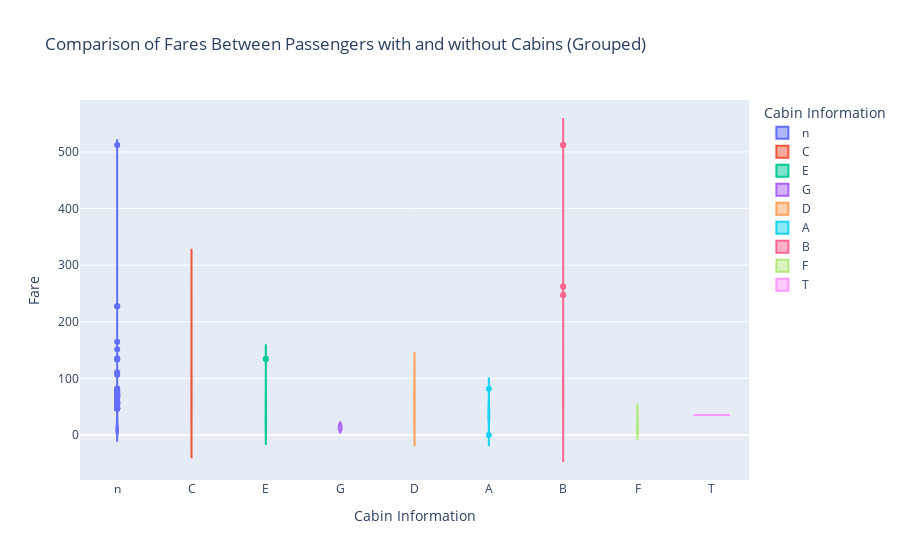

Notebook code for this chart:
### Code cell
# building a violin plot
fig = px.violin(df, x="Cabin_Group", y="Fare", color="Cabin_Group",
                title="Comparison of Fares Between Passengers with and without Cabins (Grouped)",
                labels={"Cabin_Group": "Cabin Information", "Fare": "Fare"},
                hover_name="Name")
fig.show()

### Figure 1 — Plotly figure (JSON) as saved in the notebook; plotly's stock layout.template omitted (floating-point values rounded to 4 significant figures; data arrays with more than 128 entries replaced by an {"elided": "..."} marker saying what was removed)
{"data": [{"alignmentgroup": "True", "box": {"visible": false}, "hovertemplate": "<b>%{hovertext}</b><br><br>Cabin Information=%{x}<br>Fare=%{y}<extra></extra>", "hovertext": {"elided": "687 str values"}, "legendgroup": "n", "marker": {"color": "#636efa"}, "name": "n", "offsetgroup": "n", "orientation": "v", "scalegroup": "True", "showlegend": true, "type": "violin", "x": {"elided": "687 str values"}, "x0": " ", "xaxis": "x", "y": {"elided": "687 float values"}, "y0": " ", "yaxis": "y"}, {"alignmentgroup": "True", "box": {"visible": false}, "hovertemplate": "<b>%{hovertext}</b><br><br>Cabin Information=%{x}<br>Fare=%{y}<extra></extra>", "hovertext": ["Cumings, Mrs. John Bradley (Florence Briggs Thayer)", "Futrelle, Mrs. Jacques Heath (Lily May Peel)", "Bonnell, Miss. Elizabeth", "Fortune, Mr. Charles Alexander", "Woolner, Mr. Hugh", "Harris, Mr. Henry Birkhardt", "Fortune, Miss. Mabel Helen", "Porter, Mr. Walter Chamberlain", "Futrelle, Mr. Jacques Heath", "Pears, Mrs. Thomas (Edith Wearne)", "Isham, Miss. Ann Elizabeth", "Hoyt, Mr. Frederick Maxfield", "Harris, Mrs. Henry Birkhardt (Irene Wallach)", "Minahan, Dr. William Edward", "Stead, Mr. William Thomas", "Graham, Mrs. William Thompson (Edith Junkins)", "Bissette, Miss. Amelia", "Natsch, Mr. Charles H", "Allison, Miss. Helen Loraine", "Saalfeld, Mr. Adolphe", "Allison, Master. Hudson Trevor", "Penasco y Castellana, Mrs. Victor de Satode (Maria Josefa Perez de Soto y Vallejo)", "Hays, Miss. Margaret Bechstein", "Wick, Miss. Mary Natalie", "Young, Miss. Marie Grice", "Partner, Mr. Austen", "Graham, Mr. George Edward", "Pears, Mr. Thomas Clinton", "Fortune, Miss. Alice Elizabeth", "Williams-Lambert, Mr. Fletcher Fellows", "Widener, Mr. Harry Elkins", "Minahan, Miss. Daisy E", "Bjornstrom-Steffansson, Mr. Mauritz Hakan", "Fortune, Mr. Mark", "Peuchen, Major. Arthur Godfrey", "Foreman, Mr. Benjamin Laventall", "Goldenberg, Mr. Samuel L", "Hoyt, Mrs. Frederick Maxfield (Jane Anne Forby)", "Molson, Mr. Harry Markland", "Allison, Mrs. Hudson J C (Bessie Waldo Daniels)", "Penasco y Castellana, Mr. Victor de Satode", "Farthing, Mr. John", "Douglas, Mr. Walter Donald", "Thayer, Mr. John Borland Jr", "Appleton, Mrs. Edward Dale (Charlotte Lamson)", "Thayer, Mrs. John Borland (Marian Longstreth Morris)", "Shutes, Miss. Elizabeth W", "Taylor, Mrs. Elmer Zebley (Juliet Cummins Wright)", "Thayer, Mr. John Borland", "Astor, Mrs. John Jacob (Madeleine Talmadge Force)", "Mayne, Mlle. Berthe Antonine (\"Mrs de Villiers\")", "Klaber, Mr. Herman", "Taylor, Mr. Elmer Zebley", "Endres, Miss. Caroline Louise", "Cavendish, Mr. Tyrell William", "Marechal, Mr. Pierre", "Goldenberg, Mrs. Samuel L (Edwiga Grabowska)", "Potter, Mrs. Thomas Jr (Lily Alexenia Wilson)", "Behr, Mr. Karl Howell"], "legendgroup": "C", "marker": {"color": "#EF553B"}, "name": "C", "offsetgroup": "C", "orientation": "v", "scalegroup": "True", "showlegend": true, "type": "violin", "x": ["C", "C", "C", "C", "C", "C", "C", "C", "C", "C", "C", "C", "C", "C", "C", "C", "C", "C", "C", "C", "C", "C", "C", "C", "C", "C", "C", "C", "C", "C", "C", "C", "C", "C", "C", "C", "C", "C", "C", "C", "C", "C", "C", "C", "C", "C", "C", "C", "C", "C", "C", "C", "C", "C", "C", "C", "C", "C", "C"], "x0": " ", "xaxis": "x", "y": [71.28, 53.1, 26.55, 263, 35.5, 83.47, 263, 52, 53.1, 66.6, 28.71, 90, 83.47, 90, 26.55, 153.5, 135.6, 29.7, 151.6, 30.5, 151.6, 108.9, 83.16, 164.9, 135.6, 28.5, 153.5, 66.6, 263, 35, 211.5, 90, 26.55, 263, 30.5, 27.75, 89.1, 90, 30.5, 151.6, 108.9, 221.8, 106.4, 110.9, 51.48, 110.9, 153.5, 52, 110.9, 227.5, 49.5, 26.55, 52, 227.5, 78.85, 29.7, 89.1, 83.16, 30], "y0": " ", "yaxis": "y"}, {"alignmentgroup": "True", "box": {"visible": false}, "hovertemplate": "<b>%{hovertext}</b><br><br>Cabin Information=%{x}<br>Fare=%{y}<extra></extra>", "hovertext": ["McCarthy, Mr. Timothy J", "Chaffee, Mr. Herbert Fuller", "Webber, Miss. Susan", "Chibnall, Mrs. (Edith Martha Bowerman)", "Taussig, Mr. Emil", "Keane, Miss. Nora A", "Francatelli, Miss. Laura Mabel", "Spedden, Mrs. Frederic Oakley (Margaretta Corning Stone)", "Burns, Miss. Elizabeth Margaret", "Bowerman, Miss. Elsie Edith", "Harder, Mr. George Achilles", "Pickard, Mr. Berk (Berk Trembisky)", "Silvey, Mr. William Baird", "Millet, Mr. Francis Davis", "Anderson, Mr. Harry", "Gee, Mr. Arthur H", "McGough, Mr. James Robert", "Taussig, Mrs. Emil (Tillie Mandelbaum)", "Flynn, Mr. John Irwin (\"Irving\")", "Silvey, Mrs. William Baird (Alice Munger)", "Taussig, Miss. Ruth", "Colley, Mr. Edward Pomeroy", "Silverthorne, Mr. Spencer Victor", "Calderhead, Mr. Edward Pennington", "Troutt, Miss. Edwina Celia \"Winnie\"", "Chambers, Mr. Norman Campbell", "Moor, Master. Meier", "Mack, Mrs. (Mary)", "Chambers, Mrs. Norman Campbell (Bertha Griggs)", "Moor, Mrs. (Beila)", "Compton, Miss. Sara Rebecca", "Daly, Mr. Peter Denis "], "legendgroup": "E", "marker": {"color": "#00cc96"}, "name": "E", "offsetgroup": "E", "orientation": "v", "scalegroup": "True", "showlegend": true, "type": "violin", "x": ["E", "E", "E", "E", "E", "E", "E", "E", "E", "E", "E", "E", "E", "E", "E", "E", "E", "E", "E", "E", "E", "E", "E", "E", "E", "E", "E", "E", "E", "E", "E", "E"], "x0": " ", "xaxis": "x", "y": [51.86, 61.17, 13, 55, 79.65, 12.35, 56.93, 134.5, 134.5, 55, 55.44, 8.05, 55.9, 26.55, 26.55, 38.5, 26.29, 79.65, 26.39, 55.9, 79.65, 25.59, 26.29, 26.29, 10.5, 53.1, 12.47, 10.5, 53.1, 12.47, 83.16, 26.55], "y0": " ", "yaxis": "y"}, {"alignmentgroup": "True", "box": {"visible": false}, "hovertemplate": "<b>%{hovertext}</b><br><br>Cabin Information=%{x}<br>Fare=%{y}<extra></extra>", "hovertext": ["Sandstrom, Miss. Marguerite Rut", "Strom, Miss. Telma Matilda", "Strom, Mrs. Wilhelm (Elna Matilda Persson)", "Sandstrom, Mrs. Hjalmar (Agnes Charlotta Bengtsson)"], "legendgroup": "G", "marker": {"color": "#ab63fa"}, "name": "G", "offsetgroup": "G", "orientation": "v", "scalegroup": "True", "showlegend": true, "type": "violin", "x": ["G", "G", "G", "G"], "x0": " ", "xaxis": "x", "y": [16.7, 10.46, 10.46, 16.7], "y0": " ", "yaxis": "y"}, {"alignmentgroup": "True", "box": {"visible": false}, "hovertemplate": "<b>%{hovertext}</b><br><br>Cabin Information=%{x}<br>Fare=%{y}<extra></extra>", "hovertext": ["Beesley, Mr. Lawrence", "Harper, Mrs. Henry Sleeper (Myna Haxtun)", "Greenfield, Mr. William Bertram", "White, Mr. Richard Frasar", "White, Mr. Percival Wayland", "Newsom, Miss. Helen Monypeny", "Newell, Miss. Madeleine", "Bazzani, Miss. Albina", "Beckwith, Mr. Richard Leonard", "Andrews, Miss. Kornelia Theodosia", "Levy, Mr. Rene Jacques", "Ball, Mrs. (Ada E Hall)", "Warren, Mrs. Frank Manley (Anna Sophia Atkinson)", "Newell, Miss. Marjorie", "Kenyon, Mrs. Frederick R (Marion)", "Jerwan, Mrs. Amin S (Marie Marthe Thuillard)", "Eustis, Miss. Elizabeth Mussey", "Walker, Mr. William Anderson", "Stephenson, Mrs. Walter Bertram (Martha Eustis)", "Kimball, Mr. Edwin Nelson Jr", "Sutton, Mr. Frederick", "Longley, Miss. Gretchen Fiske", "Harper, Mr. Henry Sleeper", "Newell, Mr. Arthur Webster", "Hassab, Mr. Hammad", "Hawksford, Mr. Walter James", "Marvin, Mr. Daniel Warner", "Hogeboom, Mrs. John C (Anna Andrews)", "Long, Mr. Milton Clyde", "Leader, Dr. Alice (Farnham)", "Lines, Miss. Mary Conover", "Swift, Mrs. Frederick Joel (Margaret Welles Barron)", "Beckwith, Mrs. Richard Leonard (Sallie Monypeny)"], "legendgroup": "D", "marker": {"color": "#FFA15A"}, "name": "D", "offsetgroup": "D", "orientation": "v", "scalegroup": "True", "showlegend": true, "type": "violin", "x": ["D", "D", "D", "D", "D", "D", "D", "D", "D", "D", "D", "D", "D", "D", "D", "D", "D", "D", "D", "D", "D", "D", "D", "D", "D", "D", "D", "D", "D", "D", "D", "D", "D"], "x0": " ", "xaxis": "x", "y": [13, 76.73, 63.36, 77.29, 77.29, 26.28, 113.3, 76.29, 52.55, 77.96, 12.88, 13, 75.25, 113.3, 51.86, 13.79, 78.27, 34.02, 78.27, 52.55, 32.32, 77.96, 76.73, 113.3, 76.73, 30, 53.1, 77.96, 30, 25.93, 39.4, 25.93, 52.55], "y0": " ", "yaxis": "y"}, {"alignmentgroup": "True", "box": {"visible": false}, "hovertemplate": "<b>%{hovertext}</b><br><br>Cabin Information=%{x}<br>Fare=%{y}<extra></extra>", "hovertext": ["Sloper, Mr. William Thompson", "Goldschmidt, Mr. George B", "Smith, Mr. James Clinch", "Rood, Mr. Hugh Roscoe", "Blank, Mr. Henry", "Smith, Mr. Richard William", "Dodge, Master. Washington", "Clifford, Mr. George Quincy", "Duff Gordon, Lady. (Lucille Christiana Sutherland) (\"Mrs Morgan\")", "Ross, Mr. John Hugo", "Duff Gordon, Sir. Cosmo Edmund (\"Mr Morgan\")", "Barkworth, Mr. Algernon Henry Wilson", "Simonius-Blumer, Col. Oberst Alfons", "Andrews, Mr. Thomas Jr", "Roebling, Mr. Washington Augustus II"], "legendgroup": "A", "marker": {"color": "#19d3f3"}, "name": "A", "offsetgroup": "A", "orientation": "v", "scalegroup": "True", "showlegend": true, "type": "violin", "x": ["A", "A", "A", "A", "A", "A", "A", "A", "A", "A", "A", "A", "A", "A", "A"], "x0": " ", "xaxis": "x", "y": [35.5, 34.65, 30.7, 50, 31, 26, 81.86, 52, 39.6, 40.12, 56.93, 30, 35.5, 0, 50.5], "y0": " ", "yaxis": "y"}, {"alignmentgroup": "True", "box": {"visible": false}, "hovertemplate": "<b>%{hovertext}</b><br><br>Cabin Information=%{x}<br>Fare=%{y}<extra></extra>", "hovertext": ["Spencer, Mrs. William Augustus (Marie Eugenie)", "Ostby, Mr. Engelhart Cornelius", "Icard, Miss. Amelie", "Baxter, Mr. Quigg Edmond", "Giglio, Mr. Victor", "Van der hoef, Mr. Wyckoff", "Brown, Mrs. James Joseph (Margaret Tobin)", "Lurette, Miss. Elise", "Cherry, Miss. Gladys", "Harrison, Mr. William", "Bishop, Mrs. Dickinson H (Helen Walton)", "Baxter, Mrs. James (Helene DeLaudeniere Chaput)", "Ryerson, Miss. Emily Borie", "Hippach, Miss. Jean Gertrude", "Aubart, Mme. Leontine Pauline", "Carter, Mr. William Ernest", "Carter, Miss. Lucile Polk", "Bishop, Mr. Dickinson H", "Kent, Mr. Edward Austin", "Maioni, Miss. Roberta", "Perreault, Miss. Anne", "Hippach, Mrs. Louis Albert (Ida Sophia Fischer)", "Butt, Major. Archibald Willingham", "Frolicher, Miss. Hedwig Margaritha", "Crosby, Miss. Harriet R", "Frolicher-Stehli, Mr. Maxmillian", "Stahelin-Maeglin, Dr. Max", "Sagesser, Mlle. Emma", "Davidson, Mr. Thornton", "Cardeza, Mr. Thomas Drake Martinez", "Madill, Miss. Georgette Alexandra", "Dick, Mr. Albert Adrian", "Allen, Miss. Elisabeth Walton", "Lesurer, Mr. Gustave J", "Ryerson, Miss. Susan Parker \"Suzette\"", "Crosby, Capt. Edward Gifford", "Rothes, the Countess. of (Lucy Noel Martha Dyer-Edwards)", "Carter, Mrs. William Ernest (Lucile Polk)", "Robert, Mrs. Edward Scott (Elisabeth Walton McMillan)", "Dick, Mrs. Albert Adrian (Vera Gillespie)", "Guggenheim, Mr. Benjamin", "Carter, Master. William Thornton II", "Fry, Mr. Richard", "Hays, Mrs. Charles Melville (Clara Jennings Gregg)", "Stone, Mrs. George Nelson (Martha Evelyn)", "Carlsson, Mr. Frans Olof", "Graham, Miss. Margaret Edith"], "legendgroup": "B", "marker": {"color": "#FF6692"}, "name": "B", "offsetgroup": "B", "orientation": "v", "scalegroup": "True", "showlegend": true, "type": "violin", "x": ["B", "B", "B", "B", "B", "B", "B", "B", "B", "B", "B", "B", "B", "B", "B", "B", "B", "B", "B", "B", "B", "B", "B", "B", "B", "B", "B", "B", "B", "B", "B", "B", "B", "B", "B", "B", "B", "B", "B", "B", "B", "B", "B", "B", "B", "B", "B"], "x0": " ", "xaxis": "x", "y": [146.5, 61.98, 80, 247.5, 79.2, 33.5, 27.72, 146.5, 86.5, 0, 91.08, 247.5, 262.4, 57.98, 69.3, 120, 120, 91.08, 29.7, 86.5, 93.5, 57.98, 26.55, 49.5, 71, 79.2, 30.5, 69.3, 52, 512.3, 211.3, 57, 211.3, 512.3, 262.4, 71, 86.5, 120, 211.3, 57, 79.2, 120, 0, 93.5, 80, 5, 30], "y0": " ", "yaxis": "y"}, {"alignmentgroup": "True", "box": {"visible": false}, "hovertemplate": "<b>%{hovertext}</b><br><br>Cabin Information=%{x}<br>Fare=%{y}<extra></extra>", "hovertext": ["Nye, Mrs. (Elizabeth Ramell)", "Moen, Mr. Sigurd Hansen", "Peter, Miss. Anna", "Navratil, Mr. Michel (\"Louis M Hoffman\")", "Becker, Master. Richard F", "Navratil, Master. Michel M", "Navratil, Master. Edmond Roger", "Brown, Miss. Amelia \"Mildred\"", "Lemore, Mrs. (Amelia Milley)", "Becker, Miss. Marion Louise", "Humblen, Mr. Adolf Mathias Nicolai Olsen", "Soholt, Mr. Peter Andreas Lauritz Andersen", "Tobin, Mr. Roger"], "legendgroup": "F", "marker": {"color": "#B6E880"}, "name": "F", "offsetgroup": "F", "orientation": "v", "scalegroup": "True", "showlegend": true, "type": "violin", "x": ["F", "F", "F", "F", "F", "F", "F", "F", "F", "F", "F", "F", "F"], "x0": " ", "xaxis": "x", "y": [10.5, 7.65, 22.36, 26, 39, 26, 26, 13, 10.5, 39, 7.65, 7.65, 7.75], "y0": " ", "yaxis": "y"}, {"alignmentgroup": "True", "box": {"visible": false}, "hovertemplate": "<b>%{hovertext}</b><br><br>Cabin Information=%{x}<br>Fare=%{y}<extra></extra>", "hovertext": ["Blackwell, Mr. Stephen Weart"], "legendgroup": "T", "marker": {"color": "#FF97FF"}, "name": "T", "offsetgroup": "T", "orientation": "v", "scalegroup": "True", "showlegend": true, "type": "violin", "x": ["T"], "x0": " ", "xaxis": "x", "y": [35.5], "y0": " ", "yaxis": "y"}], "layout": {"autosize": true, "legend": {"title": {"text": "Cabin Information"}, "tracegroupgap": 0}, "title": {"text": "Comparison of Fares Between Passengers with and without Cabins (Grouped)"}, "violinmode": "overlay", "xaxis": {"anchor": "y", "autorange": true, "categoryarray": ["n", "C", "E", "G", "D", "A", "B", "F", "T"], "categoryorder": "array", "domain": [0, 1], "range": [-0.5, 8.5], "title": {"text": "Cabin Information"}, "type": "category"}, "yaxis": {"anchor": "x", "autorange": true, "domain": [0, 1], "range": [-79.35, 591.7], "title": {"text": "Fare"}, "type": "linear"}}}
